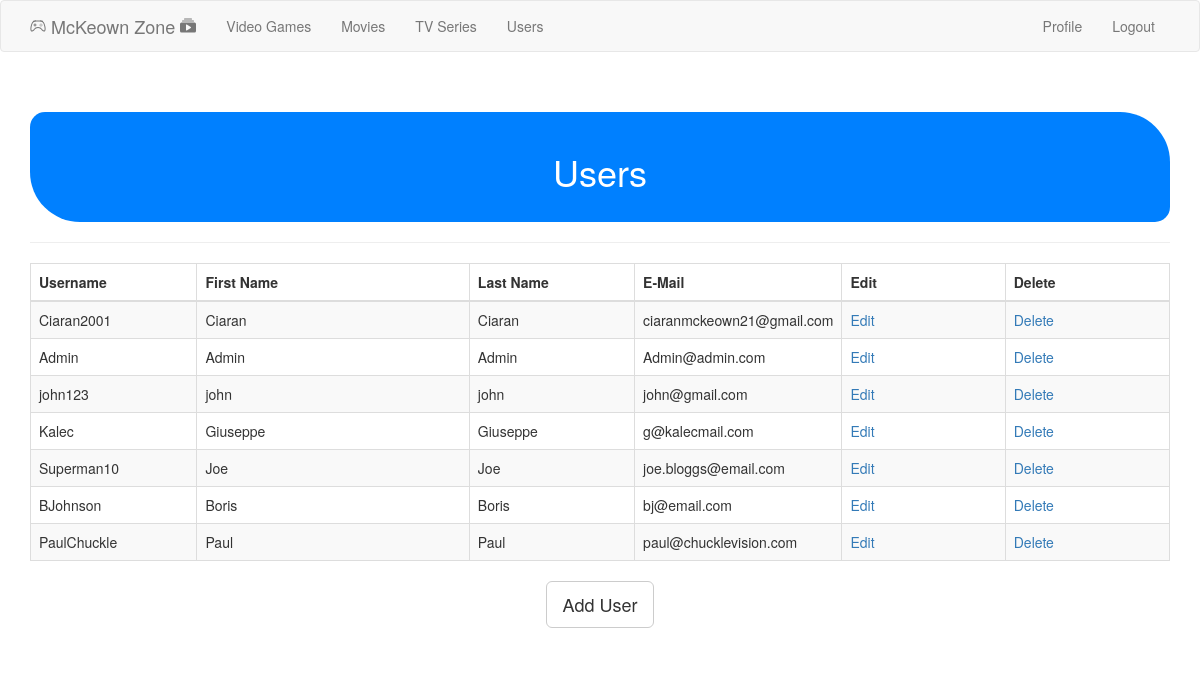
The app's page /admin_users (signed in) with its own data.
### app/models.py (models this page shows, shortened)
class User(UserMixin, db.Model):
	id = db.Column(db.Integer, primary_key=True)
	username = db.Column(db.String(64), index=True, unique=True)
	first_name = db.Column(db.String(64))
	last_name = db.Column(db.String(64))
	email = db.Column(db.String(120), index=True, unique=True)
	password_hash = db.Column(db.String(128))
	posts = db.relationship('Post', backref='author', lazy='dynamic')
	about_me = db.Column(db.String(140))
	last_seen = db.Column(db.DateTime, default= datetime.utcnow)
	Address_id = db.Column(db.Integer, db.ForeignKey('address.id', ondelete='CASCADE'))
	is_admin = db.Column(db.Boolean, default=False)
	followed = db.relationship(
		'User',
		secondary=followers,
		primaryjoin = (followers.c.follower_id == id),
		secondaryjoin = (followers.c.followed_id == id),
		backref= db.backref('followers', lazy='dynamic'),
		lazy='dynamic')

### app/routes.py (the view)
@app.route('/admin_users', methods=['GET', 'POST'])
@login_required
def list_users():
	check_admin()
	users = User.query.all()
	return render_template ('admin/users/users.html', users=users, title="Users")

### app/models.py (called while the page is built)
@login.user_loader
def load_user(id):
	return User.query.get(int(id));

### app/routes.py (called while the page is built)
@app.before_request
def before_request():
	if current_user.is_authenticated:
		current_user.last_seen = datetime.utcnow()
		db.session.commit()

def check_admin():
	if not current_user.is_admin:
		abort(403)

### app/templates/admin/users/users.html (shortened to what this page needs)
{% import "bootstrap/utils.html" as utils %}
{% extends "base.html" %}
{% block app_content %}
<div class="content-section">
  <div class="outer">
    <div class="middle">
      <div class="inner">
        <br/>
        <br/>
        <div class="roundedcornershapes">
        <h1 style="text-align:center;">Users</h1>
        </div>
        {% if users %}
          <hr class="intro-divider">
          <div class="center">
            <table class="table table-striped table-bordered">
              <thead>
                <tr>
                  <th width="15%"> Username </th>
                  <th width="25%"> First Name </th>
                  <th width="15%"> Last Name </th>
                  <th width="15%"> E-Mail </th>
                  <th width="15%"> Edit </th>
                  <th width="15%"> Delete </th>
                </tr>
              </thead>
              <tbody>
              {% for user in users %}
                <tr>
                  <td> {{ user.username }} </td>
                  <td> {{ user.first_name }} </td>
                  <td> {{ user.first_name }} </td>
                  <td> {{ user.email }} </td>
                  <td>
                    <a href="{{ url_for('edit_user', id=user.id) }}">
                       Edit
                    </a>
                  </td>
                  <td>
                    <a href="{{ url_for('delete_user', id=user.id) }}">
                       Delete
                    </a>
                  </td>
                </tr>
              {% endfor %}
              </tbody>
            </table>
          </div>
          <div style="text-align: center">
        {% else %}
          <div style="text-align: center">
            <h3> No Users have been added. </h3>
            <hr class="intro-divider">
        {% endif %}
          <a href="{{ url_for('add_user') }}" class="btn btn-default btn-lg">
            Add User
          </a>
        </div>
      </div>
    </div>
  </div>
</div>
{% endblock %}

### app/static/styles/style.css (style rules this page uses)
.roundedcornershapes { border-radius: 15px 50px; background: #0080FF; padding: 20px; width: 100%; height: 100%; color: white; }

### records on screen
User: username "Ciaran2001", first_name "Ciaran", email "ciaranmckeown21@gmail.com"
User: username "Admin", first_name "Admin", email "Admin@admin.com"
User: username "john123", first_name "john", email "john@gmail.com"
User: username "Kalec", first_name "Giuseppe", email "g@kalecmail.com"
User: username "Superman10", first_name "Joe", email "joe.bloggs@email.com"
User: username "BJohnson", first_name "Boris", email "bj@email.com"
User: username "PaulChuckle", first_name "Paul", email "paul@chucklevision.com"
